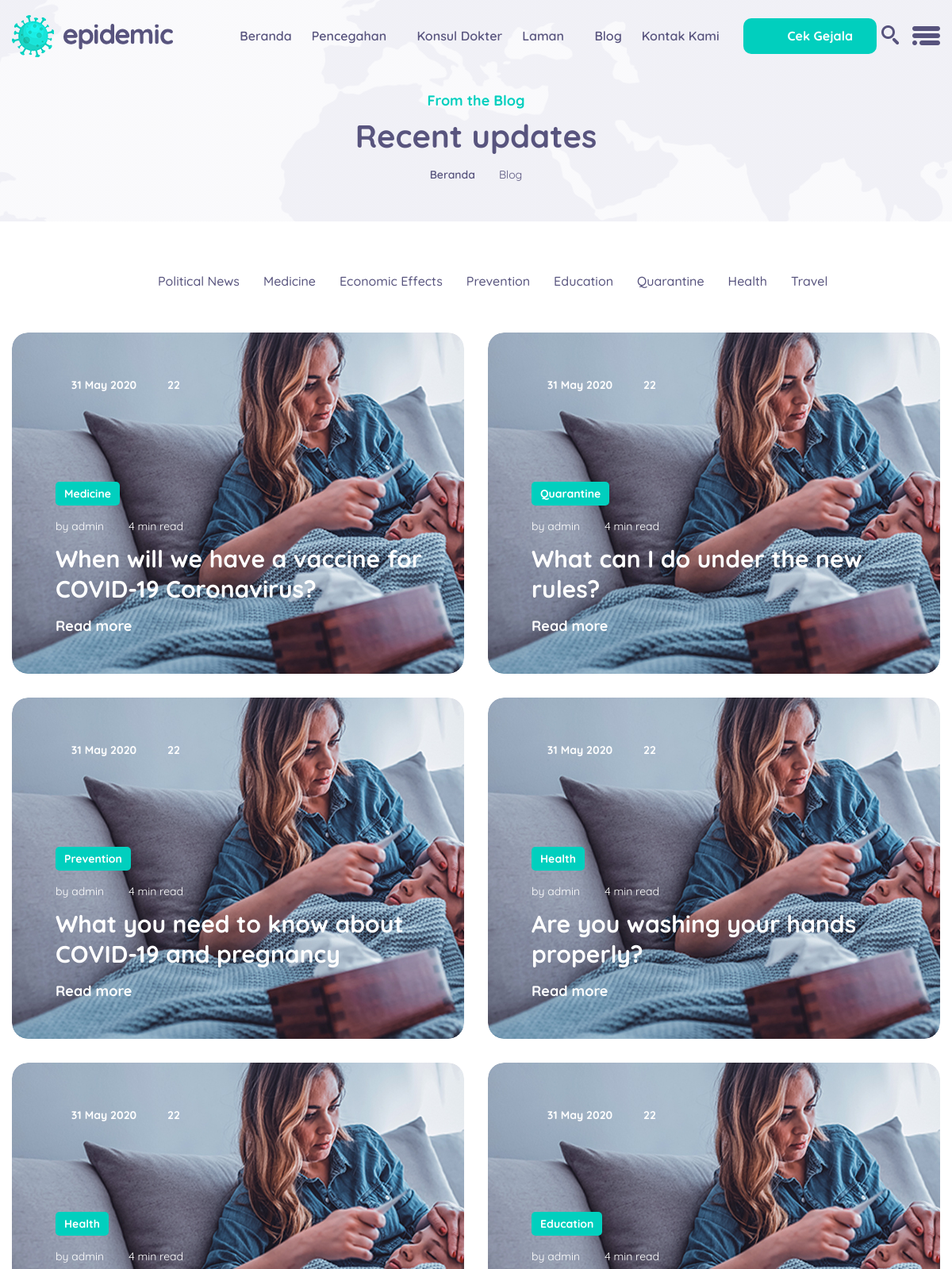
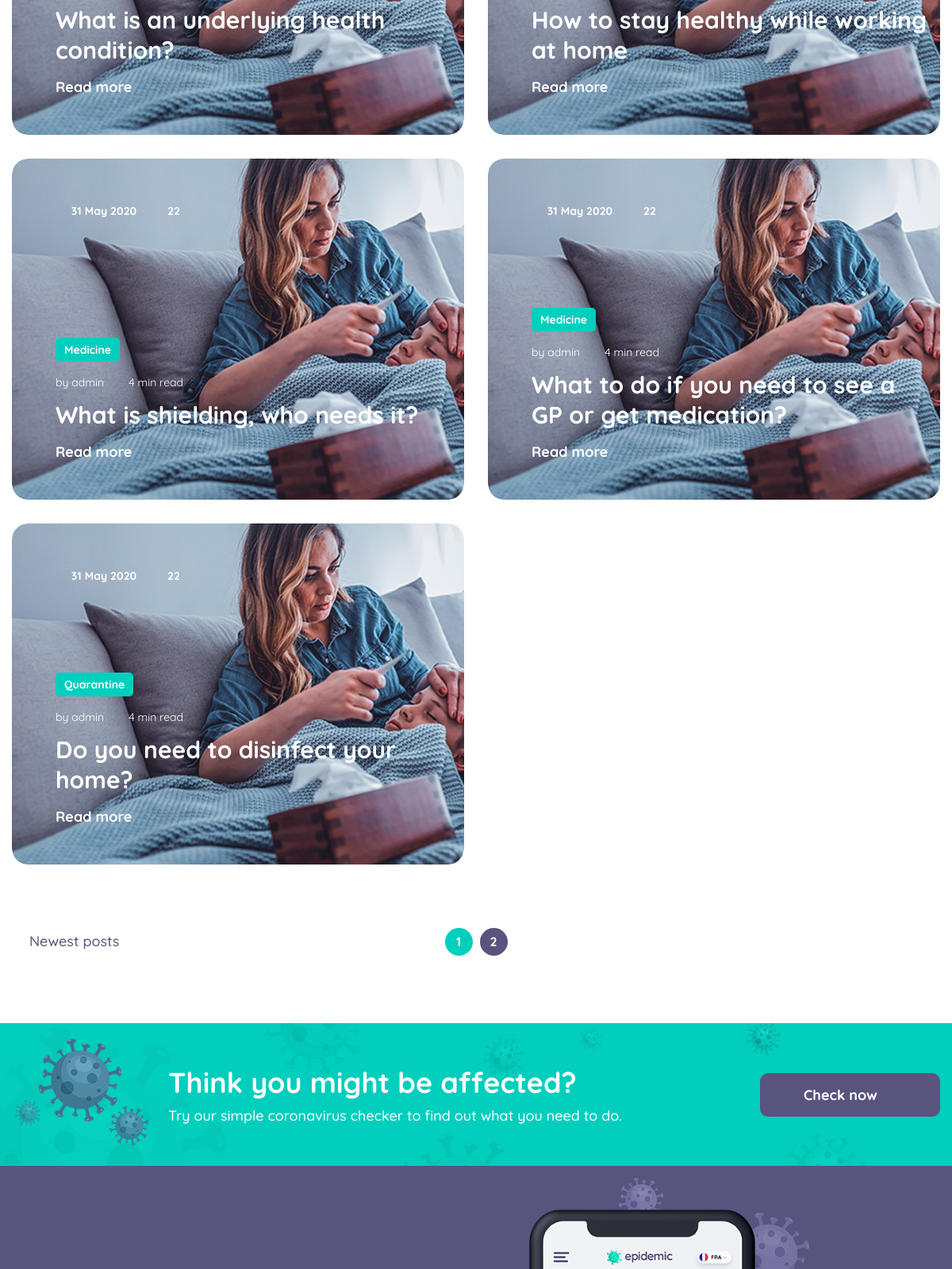
Page /public/Blog/2 (upper part) on the committed database (2 pictures, top to bottom).
### tables this page shows
CREATE TABLE `blogs` (
  `id` int(11) NOT NULL,
  `authId` int(11) NOT NULL,
  `title` varchar(255) NOT NULL,
  `category` varchar(255) NOT NULL,
  `date` date NOT NULL,
  `content` longtext NOT NULL
);

CREATE TABLE `users` (
  `id` int(11) NOT NULL,
  `username` varchar(255) NOT NULL,
  `password` varchar(255) NOT NULL,
  `full_name` varchar(255) NOT NULL,
  `birth_date` date NOT NULL,
  `address` varchar(255) NOT NULL,
  `email` varchar(255) NOT NULL,
  `phone_number` varchar(255) NOT NULL
);

### app/core/Controller.php (called while the page is built, shortened)
<?php
class Controller{
    public function view($view, $data = [])
    {
        require_once '../app/views/' . $view . '.php';
    }
    public function model($model)
    {
        return new $model;
    }
}

### app/controllers/Blog.php (called while the page is built, shortened)
<?php
class Blog extends Controller {
    public function index($page = 1)
    {
        $halaman = 10;
        $mulai = ($page>1) ? ($page * $halaman) - $halaman : 0;
        $total = count($this->model('Blog_model')->getAllBlogs());
        $data['pages'] = ceil($total/$halaman);
        $data['current_page'] = $page;
        $data['blogs'] = $this->model('Blog_model')->getBlogsByPage($mulai, $halaman);
        $this->view('blog/blog', $data);
    }
}

### app/core/App.php (called while the page is built, shortened)
<?php
class App
{
    protected $method = 'index';
    protected $params = [];
    public function __construct()
    {
        $url = $this->parseURL();
        if (isset($url[0])) {
            if (file_exists('../app/controllers/' . $url[0] . '.php')) {
                unset($url[0]);
            }
        }
        $this->controller = new $this->controller;
        if (!empty($url)) {
            $this->params = array_values($url);
        }
        call_user_func_array([$this->controller, $this->method], $this->params);
    }
    public function parseURL()
    {
        if (isset($_GET['url'])) {
            $url = rtrim($_GET['url'], '/');
            $url = filter_var($url, FILTER_SANITIZE_URL);
            $url = explode('/', $url);
            return $url;
        }
    }
}

### public/index.php (called while the page is built, shortened)
<?php
$app = new App;

### app/core/Database.php (called while the page is built, shortened)
<?php
class Database{
    private $host = DB_HOST;
    private $user = DB_USER;
    private $pass = DB_PASS;
    private $dbnm = DB_NAME;
    private $dbh;
    private $stmt;
    public function __construct()
    {
        $dsn = 'mysql:host='. $this->host .';dbname='. $this->dbnm;
        $option = [
            PDO::ATTR_PERSISTENT => true,
            PDO::ATTR_ERRMODE => PDO::ERRMODE_EXCEPTION
        ];
        try{
            $this->dbh = new PDO($dsn,$this->user,$this->pass, $option);
        }catch(PDOException $e){
            die($e->getMessage());
        }
    }
    public function query($query)
    {
        $this->stmt = $this->dbh->prepare($query);
    }
    public function bind($param, $value, $type = null){
        if(is_null($type)){
            switch (true) {
                case is_int($value):
                    $type = PDO::PARAM_INT;
                    break;
                default:
                    $type = PDO::PARAM_STR;
            }
        }
        $this->stmt->bindValue($param, $value, $type);
    }
    public function execute()
    {
        $this->stmt->execute();
    }
    public function resultSet()
    {
        $this->execute();
        return $this->stmt->fetchAll(PDO::FETCH_ASSOC);
    }
    public function single()
    {
        $this->execute();
        return $this->stmt->fetch(PDO::FETCH_ASSOC);
    }
}

### app/models/Blog_model.php (called while the page is built, shortened)
<?php
class Blog_model{
    private $table = 'blogs';
    private $db;
    public function __construct()
    {
        $this->db = new Database;
    }
    public function getAllBlogs()
    {
        $this->db->query('SELECT * FROM ' . $this->table);
        return $this->db->resultSet();
    }
    public function getBlogsByPage($mulai, $halaman)
    {
        $this->db->query('SELECT * FROM ' . $this->table . ' LIMIT :mulai , :halaman');
        $this->db->bind('mulai',$mulai);
        $this->db->bind('halaman',$halaman);
        return $this->db->resultSet();
    }
}

### app/models/User_model.php (called while the page is built, shortened)
<?php
class User_model
{
    private $table = 'users';
    private $db;
    public function __construct()
    {
        $this->db = new Database;
    }
    public function getAllUsersNameById($id)
    {
        $this->db->query('SELECT full_name FROM ' . $this->table . ' WHERE id=:id');
        $this->db->bind('id', $id);
        return $this->db->single();
    }
}

### app/views/Blog/blog.php (the view, shortened to what this page needs)
<section class="breadcrumb_area">
    <div class="container">
        <div class="breadcrumb_text">
            <h6 class="wow fadeInUp">From the Blog</h6>
            <h3 class="wow fadeInUp" data-wow-delay="0.2s">Recent updates</h3>
            <ul class="nav justify-content-center wow fadeInUp" data-wow-delay="0.3s">
                <li><a href="<?= BASEURL; ?>/Home">Beranda</a></li>
                <li><a href="<?= BASEURL; ?>/Blog/1">Blog</a></li>
            </ul>
        </div>
    </div>
</section>
<section class="blog_area">
    <div class="container">
        <div class="blog_menu">
            <div class="g_fillter">
                <ul class="nav justify-content-center">
                    <li class="active" data-filter="*">
                        <a href="#"><i class="linearicons-icons"></i></a>
                    </li>
                    <li data-filter=".comm"><a href="#">Political News</a></li>
                    <li data-filter=".medi"><a href="#">Medicine</a></li>
                    <li data-filter=".eff"><a href="#">Economic Effects </a></li>
                    <li data-filter=".pre"><a href="#">Prevention</a></li>
                    <li data-filter=".edu"><a href="#">Education</a></li>
                    <li data-filter=".quarantine"><a href="#">Quarantine</a></li>
                    <li data-filter=".health"><a href="#">Health</a></li>
                    <li data-filter=".travel"><a href="#">Travel</a></li>
                </ul>
            </div>
        </div>
        <div class="row blog_item_inner">
            <?php foreach ($data['blogs'] as $blog) : ?>
                <?php
                $date = date('j F Y', strtotime(str_replace("-", "/", $blog['date'])));
                $data['users'] = $this->model('User_model')->getAllUsersNameById($blog['authId']);
                $author_name = $data['users']['full_name'];
                ?>
                <div class="col-lg-6 comm travel edu quarantine">
                    <div class="big_l_blog_item">
                        <div class="l_blog_img">
                            <img class="img-fluid" src="<?= BASEURL; ?>/assets/storage/images/blog/default.jpg"
                                 alt=""/>
                        </div>
                        <div class="l_blog_text">
                            <div class="date">
                                <a><i class="linearicons-calendar-full"></i>
                                    <?= $date ?>
                                </a>
                                <a><i class="linearicons-bubbles"></i> 22</a>
                            </div>
                            <div class="blog_btm_text">
                                <div class="tag"><?= $blog['category'] ?></div>
                                <div class="author">
                                    <a>by <?= $author_name ?></a>
                                    <a><i class="linearicons-radio-button"></i> 4 min read</a>
                                </div>
                                <a href="<?= BASEURL; ?>/Blog/single_blog/<?= $blog['id'] ?>">
                                    <h3><?= $blog['title'] ?></h3>
                                </a>
                                <a class="text_btn" href="<?= BASEURL; ?>/Blog/single_blog/<?= $blog['id'] ?>">Read more
                                    <i class="linearicons-arrow-right"></i></a>
                            </div>
                        </div>
                    </div>
                </div>
            <?php endforeach; ?>
        </div>
        <div class="row blog_pagination">
            <div class="col-md-2">
                <?php if ($data['current_page'] > 1) { ?>
                    <a class="pagi_btn prev" href="<?= BASEURL; ?>/Blog/1"><i
                                class="linearicons-arrow-left"></i> Newest posts</a>
                <?php } ?>
            </div>
            <div class="col-md-8">
                <nav class="navigation" aria-label="Page navigation example">
                    <ul class="pagination justify-content-center">
                        <?php
                        if ($data['pages'] >= 0 && $data['pages'] <= 4) {
                            for ($i = 1; $i <= $data['pages']; $i++) {
                                if ($i == $data['current_page']) {
                                    ?>
                                    <li class="page-item active"><a class="page-link"
                                                                    href="<?= BASEURL; ?>/Blog/<?= $i ?>"><?= $i ?></a>
                                    </li>
                                <?php } else { ?>
                                    <li class="page-item"><a class="page-link"
                                                             href="<?= BASEURL; ?>/Blog/<?= $i ?>"><?= $i ?></a></li>
                                <?php }
                            }
                        } else if ($data['pages'] > 4) {
                        if ($data['current_page'] == 1) { ?>
                        <li class="page-item active"><a class="page-link"
                                                        href="<?= BASEURL; ?>/Blog/1">1</a>
                        <li class="page-item"><a class="page-link"
                                                 href="<?= BASEURL; ?>/Blog/2">2</a>
                        <li class="page-item"><a class="page-link"
                                                 href="<?= BASEURL; ?>/Blog/3">3</a>
                            <?php } else if ($data['current_page'] == $data['pages']) { ?>
                        <li class="page-item"><a class="page-link"
                                                 href="<?= BASEURL; ?>/Blog/<?= $data['current_page'] - 2 ?>"><?= $data['current_page'] - 2 ?></a>
                        <li class="page-item"><a class="page-link"
                                                 href="<?= BASEURL; ?>/Blog/<?= $data['current_page'] - 1 ?>"><?= $data['current_page'] - 1 ?></a>
                        <li class="page-item active"><a class="page-link"
                                                        href="<?= BASEURL; ?>/Blog/<?= $data['current_page'] ?>"><?= $data['current_page'] ?></a>
                            <?php } else { ?>
                        <li class="page-item"><a class="page-link"
                                                 href="<?= BASEURL; ?>/Blog/<?= $data['current_page'] - 1 ?>"><?= $data['current_page'] - 1 ?></a>
                        <li class="page-item"><a class="page-link"
                                                 href="<?= BASEURL; ?>/Blog/<?= $data['current_page'] ?>"><?= $data['current_page'] ?></a>
                        <li class="page-item active"><a class="page-link"
                                                        href="<?= BASEURL; ?>/Blog/<?= $data['current_page'] + 1 ?>"><?= $data['current_page'] + 1 ?></a>
                            <?php }
                            } ?>
                    </ul>
                </nav>
            </div>
            <div class="col-md-2 text-right">
            </div>
        </div>
</section>
<section class="check_now_area check_now_box full_widget_check">
    <div class="container">
        <div class="row m-0 justify-content-between">
            <div class="left">
                <div class="media">
                    <div class="d-flex">
                        <img src="<?= BASEURL; ?>/assets/images/check-4.png" alt="">
                        <img src="<?= BASEURL; ?>/assets/images/check-5.png" alt="">
                        <img src="<?= BASEURL; ?>/assets/images/check-6.png" alt="">
                    </div>
                    <div class="media-body">
                        <h4>Think you might be affected?</h4>
                        <p>
                            Try our simple coronavirus checker to find out what you need
                            to do.
                        </p>
                    </div>
                </div>
            </div>
            <div class="right">
                <a class="icon_btn" href="#">Check now <i class="linearicons-arrow-right"></i></a>
            </div>
        </div>
    </div>
</section>
<section class="app_area">
    <div class="container">
        <div class="row">
            <div class="col-lg-6">
                <div class="app_mobile">
                    <div class="mobile_image">
                    </div>
                    <ul class="corona_img nav">
                        <li>
                            <img src="<?= BASEURL; ?>/assets/images/icon/app-virus-2.png" alt=""/>
                        </li>
                        <li>
                            <img src="<?= BASEURL; ?>/assets/images/icon/app-virus-3.png" alt=""/>
                        </li>
                    </ul>
                </div>
            </div>
        </div>
    </div>
</section>

### rows in the picture
blogs: date "31 May 2020", category "Medicine", authId.full_name "admin", title "When will we have a vaccine for COVID-19 Coronavirus?"
blogs: date "31 May 2020", category "Quarantine", authId.full_name "admin", title "What can I do under the new rules?"
blogs: date "31 May 2020", category "Prevention", authId.full_name "admin", title "What you need to know about COVID-19 and pregnancy"
blogs: date "31 May 2020", category "Health", authId.full_name "admin", title "Are you washing your hands properly?"
blogs: date "31 May 2020", category "Health", authId.full_name "admin", title "What is an underlying health condition?"
blogs: date "31 May 2020", category "Education", authId.full_name "admin", title "How to stay healthy while working at home"
blogs: date "31 May 2020", category "Medicine", authId.full_name "admin", title "What is shielding, who needs it?"
blogs: date "31 May 2020", category "Medicine", authId.full_name "admin", title "What to do if you need to see a GP or get medication?"
blogs: date "31 May 2020", category "Quarantine", authId.full_name "admin", title "Do you need to disinfect your home?"
